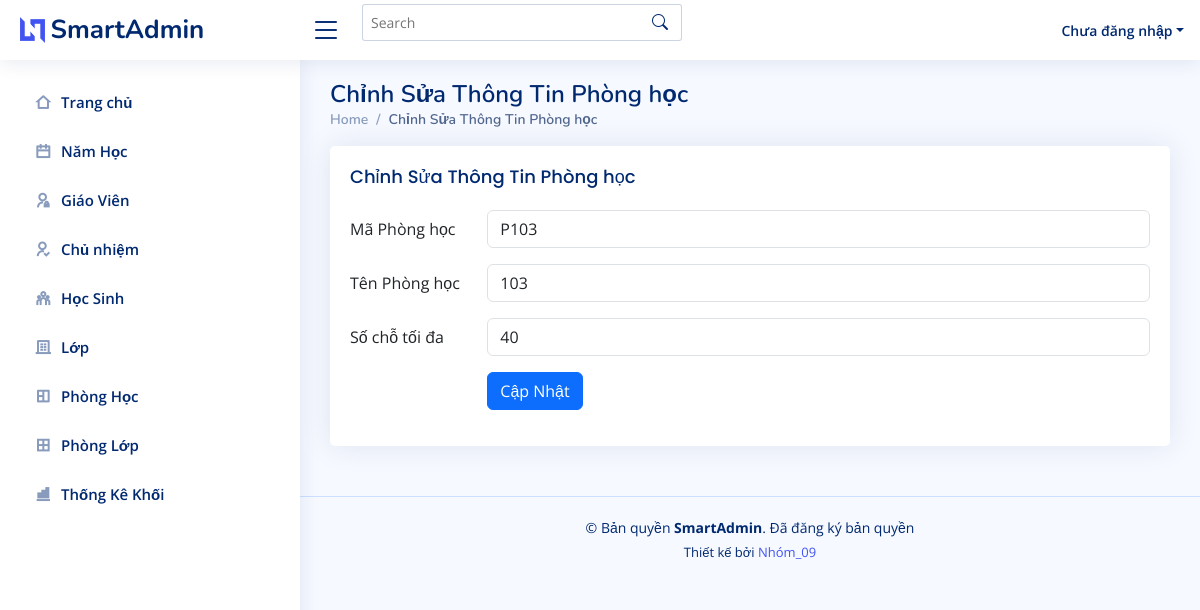
The app's page /edit_phonghoc.php?maPhong=P103 with its own data.
### tables this page shows
CREATE TABLE `phonghoc` (
  `maPhong` varchar(10) NOT NULL,
  `soPhong` int DEFAULT NULL,
  `soChoToiDa` int DEFAULT NULL,
  PRIMARY KEY (`maPhong`)
);

### edit_phonghoc.php (the view, shortened to what this page needs)
<?php
include('partials/header.php');
include('partials/sidebar.php');
include('partials/connectDB.php');
if (isset($_GET['maPhong'])) {
    $maPhong = $_GET['maPhong'];
    $query = "SELECT * FROM phonghoc WHERE maPhong = ?";
    $stmt = $conn->prepare($query);
    $stmt->bind_param("s", $maPhong);
    $stmt->execute();
    $result = $stmt->get_result();
    $phonghoc = $result->fetch_assoc();
} else {
    echo "Mã Phòng không hợp lệ.";
    exit;
}
?>
<main id="main" class="main">
    <div class="pagetitle">
        <h1>Chỉnh Sửa Thông Tin Phòng học</h1>
        <nav>
            <ol class="breadcrumb">
                <li class="breadcrumb-item"><a href="index.html">Home</a></li>
                <li class="breadcrumb-item active">Chỉnh Sửa Thông Tin Phòng học</li>
            </ol>
        </nav>
    </div>
    <section class="section">
        <div class="row">
            <div class="col-lg-12">
                <div class="card">
                    <div class="card-body">
                        <h5 class="card-title">Chỉnh Sửa Thông Tin Phòng học</h5>
                        <form action="" method="POST">
                            <div class="row mb-3">
                                <label for="maPhong" class="col-sm-2 col-form-label">Mã Phòng học</label>
                                <div class="col-sm-10">
                                    <input type="text" class="form-control" id="maPhong" name="maPhong" value="<?php echo htmlspecialchars($phonghoc['maPhong']); ?>" readonly>
                                </div>
                            </div>
                            <div class="row mb-3">
                                <label for="soPhong" class="col-sm-2 col-form-label">Tên Phòng học</label>
                                <div class="col-sm-10">
                                    <input type="text" class="form-control" id="soPhong" name="soPhong" value="<?php echo htmlspecialchars($phonghoc['soPhong']); ?>" required>
                                </div>
                            </div>
                            <div class="row mb-3">
                                <label for="soChoToiDa" class="col-sm-2 col-form-label">Số chỗ tối đa</label>
                                <div class="col-sm-10">
                                    <input type="text" class="form-control" id="soChoToiDa" name="soChoToiDa" value="<?php echo htmlspecialchars($phonghoc['soChoToiDa']); ?>" required>
                                </div>
                            </div>
                            <div class="row mb-3">
                                <div class="col-sm-10 offset-sm-2">
                                    <button type="submit" class="btn btn-primary">Cập Nhật</button>
                                </div>
                            </div>
                        </form>
                    </div>
                </div>
            </div>
        </div>
    </section>
</main>
<?php include('partials/footer.php'); ?>

### assets/css/style.css (style rules this page uses)
a { color: #4154f1; text-decoration: none; }
h1, h2, h3, h4, h5, h6 { font-family: "Nunito", sans-serif; }
#main { margin-top: 60px; padding: 20px 30px; transition: all 0.3s; }
.pagetitle { margin-bottom: 10px; }
.pagetitle h1 { font-size: 24px; margin-bottom: 0; font-weight: 600; color: #012970; }
.card { margin-bottom: 30px; border: none; border-radius: 5px; box-shadow: 0px 0 30px rgba(1, 41, 112, 0.1); }
.card-title { padding: 20px 0 15px 0; font-size: 18px; font-weight: 500; color: #012970; font-family: "Poppins", sans-serif; }
.card-body { padding: 0 20px 20px 20px; }
.breadcrumb { font-size: 14px; font-family: "Nunito", sans-serif; color: #899bbd; font-weight: 600; }
.breadcrumb a { color: #899bbd; transition: 0.3s; }
.breadcrumb .breadcrumb-item::before { color: #899bbd; }
.breadcrumb .active { color: #51678f; font-weight: 600; }
@media (min-width: 1200px) { #main, #footer { margin-left: 300px; } }

### records on screen
phonghoc: maPhong "P103", soPhong "103", soChoToiDa "40"
